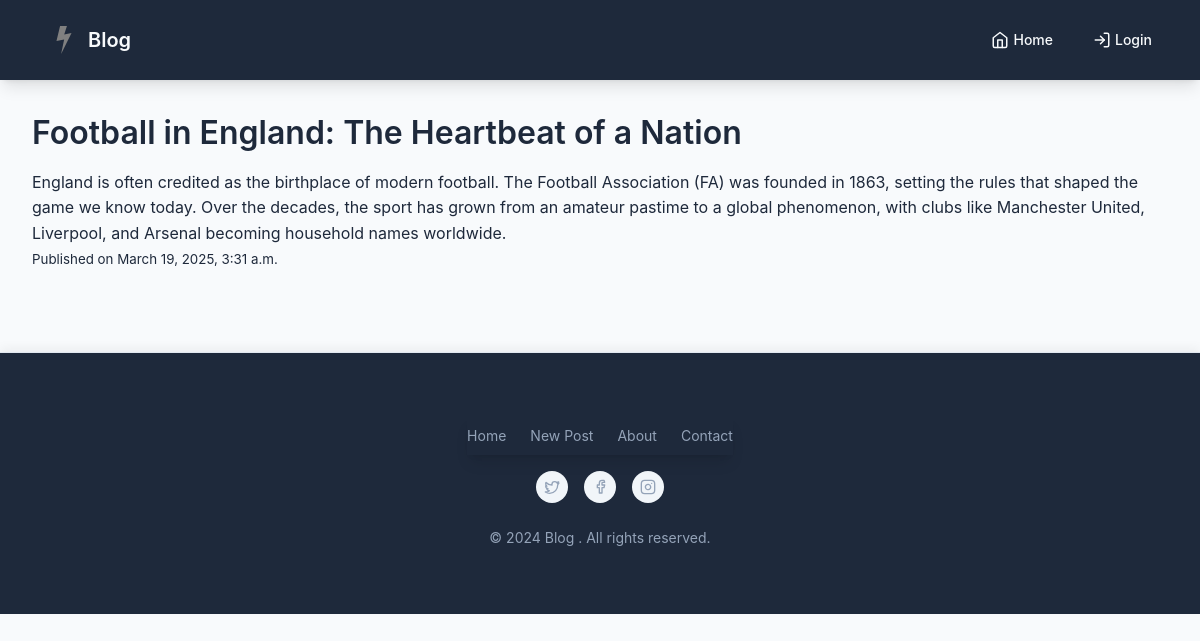
Page /post/40/ on the committed database.
### blog/models.py (models this page shows, shortened)
class BlogPost(models.Model):
    author = models.ForeignKey(User, on_delete=models.CASCADE)
    title = models.CharField(max_length=255)
    content = models.TextField()
    image = models.ImageField(upload_to='images/', null=True, blank=True)
    video = models.FileField(upload_to='videos/', null=True, blank=True)
    created_at = models.DateTimeField(auto_now_add=True)
    updated_at = models.DateTimeField(auto_now=True)
    likes = models.ManyToManyField(User, related_name='blog_likes', blank=True)

### blog/views.py (the view)
# urls.py: path('post/<int:post_id>/', views.blog_detail, name='blog_detail'),
def blog_detail(request, post_id):
    post = get_object_or_404(BlogPost, id=post_id)
    comments = post.comments.all()  # Fetch comments if you have them
    return render(request, 'blog/blog_detail.html', {'post': post, 'comments': comments})

### blog/templates/blog/blog_detail.html
{% extends "base.html" %}
{% block content %}
  <h1>{{ post.title }}</h1>
  <p>{{ post.content }}</p>
  <p><small>Published on {{ post.created_at }}</small></p>
{% endblock %}

### blog_project/static/css/style.css (style rules this page uses)
:root { --primary-color: #3b82f6; --primary-dark: #2563eb; --primary-light: #60a5fa; --secondary-color: #6366f1; --text-primary: #1e293b; --text-secondary: #475569; --text-light: #94a3b8; --background: #f8fafc; --white: #ffffff; --danger: #ef4444; --danger-dark: #dc2626; --success: #10b981; --warning: #f59e0b; --surface: #ffffff; --surface-2: #f1f5f9; --surface-3: #e2e8f0; --border: #e2e8f0; --spacing-xs: 0.25rem; --spacing-sm: 0.5rem; --spacing-md: 1rem; --spacing-lg: 1.5rem; --spacing-xl: 2rem; --spacing-2xl: 3rem; --radius-sm: 0.375rem; --radius-md: 0.5rem; --radius-lg: 0.75rem; --header-bg: #1e293b; --header-text: #f8fafc; --header-hover: #334155; --header-active: #0f172a; --shadow-sm: 0 1px 2px 0 rgb(0 0 0 / 0.05); --shadow-md: 0 4px 6px -1px rgb(0 0 0 / 0.1), 0 2px 4px -2px rgb(0 0 0 / 0.1); --shadow-lg: 0 10px 15px -3px rgb(0 0 0 / 0.1), 0 4px 6px -4px rgb(0 0 0 / 0.1); }
* { margin: 0; padding: 0; box-sizing: border-box; }
body { font-family: 'Inter', system-ui, -apple-system, sans-serif; line-height: 1.6; color: var(--text-primary); background-color: var(--background); font-size: 16px; -webkit-font-smoothing: antialiased; -moz-osx-font-smoothing: grayscale; }
h1, h2, h3, h4, h5, h6 { color: var(--text-primary); line-height: 1.3; margin-bottom: var(--spacing-md); font-weight: 600; }

### rows in the picture
BlogPost: title "Football in England: The Heartbeat of a Nation", content "England is often credited as the birthplace of modern football. The Football Association (FA) was founded in 1863, setting the rules that shaped the game we know today. Over the decades, the sport has grown from an amateur pastime to a global phenomenon, with clubs like Manchester United, Liverpool, and Arsenal becoming household names worldwide.", created_at "March 19, 2025, 3:31 a.m."
